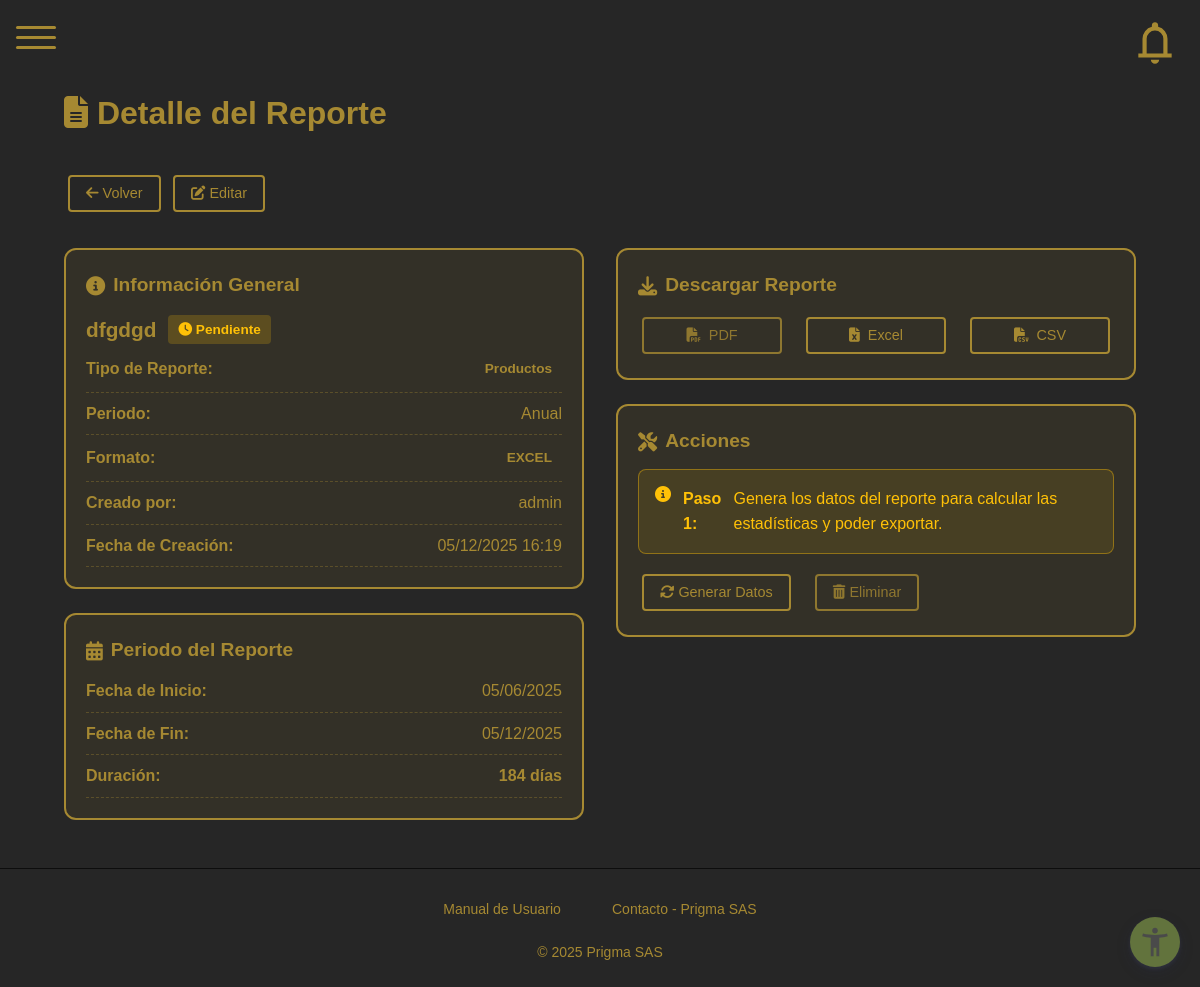
The app's page /reportes/detalle/22/ (signed in) with its own data.
### reportes/models.py (models this page shows, shortened)
class Reporte(models.Model):
    TIPO_CHOICES = [
        ('ventas', 'Ventas'),
        ('inventario', 'Inventario'),
        ('gastos', 'Gastos'),
        ('nominas', 'Nóminas'),
        ('productos', 'Productos'),
        ('mesas', 'Mesas y Pedidos'),
        ('general', 'General'),
    ]
    PERIODO_CHOICES = [
        ('diario', 'Diario'),
        ('semanal', 'Semanal'),
        ('mensual', 'Mensual'),
        ('trimestral', 'Trimestral'),
        ('anual', 'Anual'),
        ('personalizado', 'Personalizado'),
    ]
    FORMATO_CHOICES = [
        ('pdf', 'PDF'),
        ('excel', 'Excel'),
        ('csv', 'CSV'),
    ]
    nombre = models.CharField(max_length=200, verbose_name='Nombre del Reporte')
    tipo = models.CharField(max_length=20, choices=TIPO_CHOICES, default='general', verbose_name='Tipo de Reporte')
    periodo = models.CharField(max_length=20, choices=PERIODO_CHOICES, default='mensual', verbose_name='Periodo')
    formato = models.CharField(max_length=10, choices=FORMATO_CHOICES, default='pdf', verbose_name='Formato de Exportación')
    descripcion = models.TextField(blank=True, null=True, verbose_name='Descripción')
    creado_por = models.ForeignKey(User, on_delete=models.SET_NULL, null=True, related_name='reportes_creados')
    fecha_creacion = models.DateTimeField(auto_now_add=True, verbose_name='Fecha de Creación')
    fecha_inicio = models.DateField(verbose_name='Fecha Inicio')
    fecha_fin = models.DateField(verbose_name='Fecha Fin')
    archivo = models.FileField(upload_to='reportes/', blank=True, null=True, verbose_name='Archivo')
    generado = models.BooleanField(default=False, verbose_name='Reporte Generado')
    datos_json = models.TextField(blank=True, null=True, verbose_name='Datos del Reporte (JSON)')
    ultima_generacion = models.DateTimeField(null=True, blank=True, verbose_name='Última Generación')
    class Meta:
        ordering = ['-fecha_creacion']
        verbose_name = 'Reporte'
        verbose_name_plural = 'Reportes'
        permissions = [
            ('exportar_reporte', 'Puede exportar reportes'),
            ('generar_reporte', 'Puede generar reportes automáticamente'),
        ]
    @property
    def duracion_dias(self):
        if self.fecha_inicio and self.fecha_fin:
            return (self.fecha_fin - self.fecha_inicio).days + 1
        return 0
    def get_datos(self):
        if self.datos_json:
            try:
                return json.loads(self.datos_json)
            except json.JSONDecodeError:
                return {}
        return {}

### reportes/views.py (the view)
# urls.py: path('detalle/<int:pk>/', views.ReporteDetailView.as_view(), name='reporte_detail'),
@method_decorator(permission_required('reportes', 'ver'), name='dispatch')
class ReporteDetailView(DetailView):
    model = Reporte
    template_name = 'reportes/reporte_detail.html'
    context_object_name = 'reporte'
    def get_context_data(self, **kwargs):
        context = super().get_context_data(**kwargs)
        datos = self.object.get_datos()
        context['datos_reporte'] = datos
        context['tiene_datos'] = bool(datos)
        return context

### roles/templatetags/roles_tags.py (called while the page is built)
@register.filter
def has_perm(user, perm_str):
    if not user.is_authenticated:
        return False
    if not hasattr(user, 'userprofile') or not user.userprofile.rol:
        return False
    try:
        modulo, accion = perm_str.split(',')
        modulo_obj = Module.objects.get(nombre=modulo)
        accion_obj = Action.objects.get(nombre=accion)
        return RolePermission.objects.filter(
            rol=user.userprofile.rol,
            modulo=modulo_obj,
            accion=accion_obj
        ).exists()
    except Exception:
        return False

### reportes/templates/reportes/reporte_detail.html (shortened to what this page needs)
{% extends 'base_admin.html' %}
{% load static %}
{% load roles_tags %}
{% block extra_css %}
<link rel="stylesheet" href="{% static 'css/main/reportes/reportes.css' %}">
<link rel="stylesheet" href="https://cdnjs.cloudflare.com/ajax/libs/font-awesome/6.4.0/css/all.min.css">
{% endblock %}
{% block content %}
<div class="dashboard-container reporte-detail-page">
    <h2 class="dashboard-title"><i class="fas fa-file-alt"></i> Detalle del Reporte</h2>
    <div class="buttons-group buttons-group-detail">
        <a href="{% url 'reportes:reporte_list' %}" class="btn btn-secondary" title="Volver al listado">
            <i class="fa fa-arrow-left"></i> Volver
        </a>
        {% if request.user|has_perm:"reportes,editar" %}
        <a href="{% url 'reportes:reporte_update' reporte.pk %}" class="btn btn-primary" title="Editar reporte">
            <i class="fa fa-edit"></i> Editar
        </a>
        {% endif %}
    </div>
    <div class="reporte-grid">
        <div class="reporte-col">
            <section class="perfil-panel">
                <h3><i class="fas fa-info-circle"></i> Información General</h3>
                <div class="reporte-identidad">
                    <div class="reporte-nombre">{{ reporte.nombre }}</div>
                    {% if reporte.generado %}
                        <span class="badge bg-success"><i class="fas fa-check-circle"></i> Generado</span>
                    {% else %}
                        <span class="badge bg-warning"><i class="fas fa-clock"></i> Pendiente</span>
                    {% endif %}
                </div>
                <ul class="perfil-datos">
                    <li>
                        <span class="label">Tipo de Reporte:</span>
                        <span class="value badge">{{ reporte.get_tipo_display }}</span>
                    </li>
                    <li>
                        <span class="label">Periodo:</span>
                        <span class="value">{{ reporte.get_periodo_display }}</span>
                    </li>
                    <li>
                        <span class="label">Formato:</span>
                        <span class="value badge">{{ reporte.get_formato_display|upper }}</span>
                    </li>
                    <li>
                        <span class="label">Creado por:</span>
                        <span class="value">{{ reporte.creado_por.get_full_name|default:reporte.creado_por.username }}</span>
                    </li>
                    <li>
                        <span class="label">Fecha de Creación:</span>
                        <span class="value">{{ reporte.fecha_creacion|date:"d/m/Y H:i" }}</span>
                    </li>
                </ul>
            </section>
            <section class="perfil-panel">
                <h3><i class="fas fa-calendar-alt"></i> Periodo del Reporte</h3>
                <ul class="perfil-datos">
                    <li>
                        <span class="label">Fecha de Inicio:</span>
                        <span class="value">{{ reporte.fecha_inicio|date:"d/m/Y" }}</span>
                    </li>
                    <li>
                        <span class="label">Fecha de Fin:</span>
                        <span class="value">{{ reporte.fecha_fin|date:"d/m/Y" }}</span>
                    </li>
                    <li>
                        <span class="label">Duración:</span>
                        <span class="value"><strong>{{ reporte.duracion_dias }} días</strong></span>
                    </li>
                </ul>
            </section>
        </div>
        <div class="reporte-col">
            <section class="perfil-panel">
                <h3><i class="fas fa-download"></i> Descargar Reporte</h3>
                <div class="export-buttons">
                    <a href="{% url 'reportes:exportar_reporte' reporte.pk 'pdf' %}" class="btn btn-danger">
                        <i class="fas fa-file-pdf"></i> PDF
                    </a>
                    <a href="{% url 'reportes:exportar_reporte' reporte.pk 'excel' %}" class="btn btn-success">
                        <i class="fas fa-file-excel"></i> Excel
                    </a>
                    <a href="{% url 'reportes:exportar_reporte' reporte.pk 'csv' %}" class="btn btn-info">
                        <i class="fas fa-file-csv"></i> CSV
                    </a>
                </div>
            </section>
            <section class="perfil-panel">
                <h3><i class="fas fa-tools"></i> Acciones</h3>
                {% if not reporte.generado or not reporte.ultima_generacion %}
                <div class="alert alert-warning">
                    <i class="fas fa-info-circle"></i>
                    <strong>Paso 1:</strong> Genera los datos del reporte para calcular las estadísticas y poder exportar.
                </div>
                {% endif %}
                <div class="action-buttons">
                    {% if request.user|has_perm:"reportes,generar" %}
                    <button type="button" class="btn btn-primary" onclick="generarReporte({{ reporte.pk }})"
                            title="Calcula las estadísticas y extrae los datos del sistema">
                        <i class="fas fa-sync-alt"></i>
                        {% if reporte.generado %}Regenerar{% else %}Generar Datos{% endif %}
                    </button>
                    {% endif %}
                    {% if request.user|has_perm:"reportes,eliminar" %}
                    <a href="{% url 'reportes:reporte_delete' reporte.pk %}" class="btn btn-danger">
                        <i class="fas fa-trash-alt"></i> Eliminar
                    </a>
                    {% endif %}
                </div>
            </section>
        </div>
    </div>
</div>
{% endblock %}

### static/css/main/admin/dashboard.css (style rules this page uses)
body { display: flex; flex-direction: column; margin: 0; font-family: sans-serif; height: 100vh; }
.dashboard-container { width: 100%; padding: 2rem 3rem; box-sizing: border-box; }
.dashboard-title { font-size: 2rem; margin-bottom: 2rem; color: var(--color-secondary); }

### static/js/DataTables/datatables.css (style rules this page uses)
:root { --dt-row-selected: 13, 110, 253; --dt-row-selected-text: 255, 255, 255; --dt-row-selected-link: 9, 10, 11; --dt-row-stripe: 0, 0, 0; --dt-row-hover: 0, 0, 0; --dt-column-ordering: 0, 0, 0; --dt-header-align-items: center; --dt-html-background: white; }
:root { --dt-row-hover-alpha: 0.035; --dt-row-stripe-alpha: 0.023; --dt-column-ordering-alpha: 0.019; --dt-row-selected-stripe-alpha: 0.923; --dt-row-selected-column-ordering-alpha: 0.919; }

### static/css/main/reportes/reportes.css (style rules this page uses)
.action-buttons { display: flex; gap: 8px; flex-wrap: nowrap; }
.reporte-detail-page .reporte-grid { display: grid; grid-template-columns: 1fr 1fr; gap: 2rem; width: 100%; }
.reporte-detail-page .reporte-col { display: flex; flex-direction: column; gap: 1.5rem; }
.reporte-detail-page .perfil-panel { background: rgba(166, 137, 50, 0.1); border: 2px solid var(--color-secondary); border-radius: 12px; padding: 1.25rem; }
.reporte-detail-page .perfil-panel h3 { color: var(--color-secondary); margin: 0 0 .75rem 0; font-size: 1.2rem; display: flex; align-items: center; gap: 0.5rem; }
.reporte-detail-page .reporte-identidad { display: flex; align-items: center; gap: .75rem; margin-bottom: .5rem; flex-wrap: wrap; }
.reporte-detail-page .reporte-nombre { font-size: 1.3rem; color: var(--color-secondary); font-weight: 700; }
.reporte-detail-page .perfil-datos { list-style: none; padding: 0; margin: .5rem 0 0 0; display: grid; grid-template-columns: 1fr; gap: .5rem; }
.reporte-detail-page .perfil-datos li { display: flex; align-items: center; justify-content: space-between; gap: 1rem; border-bottom: 1px dashed rgba(166,137,50,.35); padding-bottom: .5rem; }
.reporte-detail-page .perfil-datos .label { color: var(--color-secondary); font-weight: 600; }
.reporte-detail-page .perfil-datos .value { color: var(--color-secondary); }
.reporte-detail-page .export-buttons { display: flex; flex-wrap: wrap; gap: 1rem; justify-content: center; }
.reporte-detail-page .export-buttons .btn { flex: 1; min-width: 100px; text-align: center; display: inline-flex; align-items: center; justify-content: center; gap: 0.5rem; }
.reporte-detail-page .action-buttons { display: flex; flex-wrap: wrap; gap: 1rem; }
.reporte-detail-page .alert { border-radius: 8px; padding: 1rem; margin-bottom: 1rem; display: flex; align-items: flex-start; gap: 0.75rem; }
.reporte-detail-page .alert-warning { background: rgba(255, 193, 7, 0.1); border: 1px solid rgba(255, 193, 7, 0.4); color: #ffc107; }
.reporte-detail-page .badge { display: inline-block; padding: 4px 10px; border-radius: 4px; font-size: 0.85rem; font-weight: 600; }
.reporte-detail-page .badge.bg-warning { background: rgba(255, 193, 7, 0.2); color: #ffc107; }
.reporte-detail-page .buttons-group-detail { margin-bottom: 1.5rem; }

### static/css/_variables/_colors.css (style rules this page uses)
:root { --color-primary: #7d9250; --color-secondary: #4a4a4a; --color-dark: #a6502a; --color-light: #e5e5e5; --color-accent: #ffffff; --color-gray: #b1b1b1; --color-shadow: #c3d1a3; }
[data-theme="dark"] { --color-primary: #62733d; --color-secondary: #a68932; --color-dark: #bf452a; --color-light: #262626; --color-accent: #0d0d0d; --color-gray: #a68932; --color-shadow: #62733d; }

### static/css/_components/_buttons.css (style rules this page uses)
.btn { display: inline-block; padding: 0.5rem 1rem; margin: 0.25rem; max-width: 200px; min-width: 80px; border: 2px solid var(--color-secondary); border-radius: 4px; background-color: transparent; color: var(--color-secondary); text-decoration: none; text-align: center; font-weight: 500; font-size: 0.9rem; line-height: 1.2; cursor: pointer; transition: all 0.3s ease; box-sizing: border-box; white-space: nowrap; overflow: hidden; text-overflow: ellipsis; }
.btn-success { border-color: var(--color-secondary); color: var(--color-secondary); }
.btn-danger { border-color: var(--color-secondary); color: var(--color-secondary); opacity: 0.8; }
.btn-primary { border-color: var(--color-secondary); color: var(--color-secondary); }

### records on screen
Reporte: nombre "dfgdgd", tipo "Productos", periodo "Anual", formato "EXCEL", creado_por.get_full_name "admin", fecha_creacion "05/12/2025 16:19", fecha_inicio "05/06/2025", fecha_fin "05/12/2025", duracion_dias "184"
